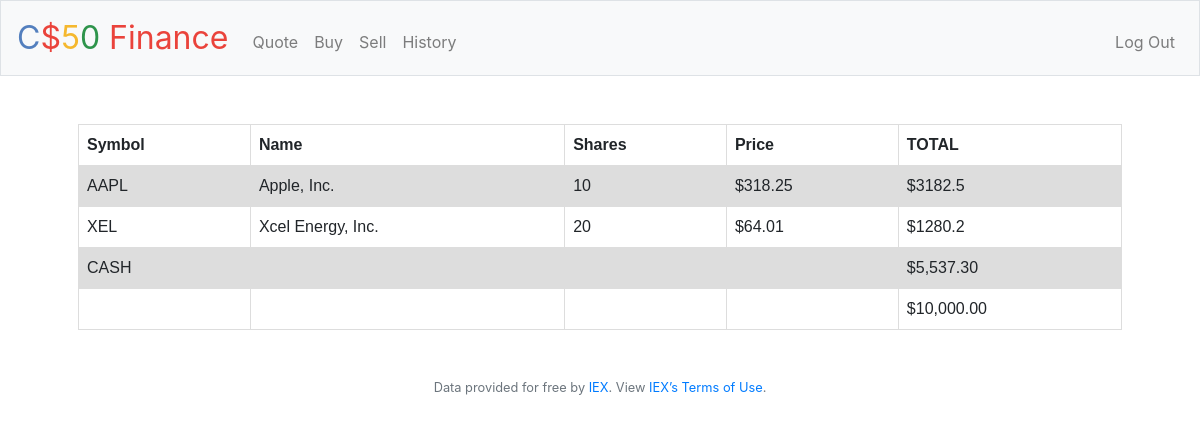
The page / (signed in) on the database its author committed.
### tables this page shows
CREATE TABLE stocks
                    (Username TEXT,
                     Symbol TEXT,
                     Name TEXT,
                     Shares NUMERIC,
                     Price DECIMAL(6,2),
                     Total DECIMAL(6,2),
                     CASH NUMERIC,
                     Transacted );

### application.py (the view)
@app.route("/")
@login_required # The user must be logged in to see the index page
def index():
    db.execute("""CREATE TABLE IF NOT EXISTS stocks
                    (Username TEXT,
                     Symbol TEXT,
                     Name TEXT,
                     Shares NUMERIC,
                     Price DECIMAL(6,2),
                     Total DECIMAL(6,2),
                     CASH NUMERIC,
                     Transacted )"""
                   )
    nameuser = session['username']
    num_rows = db.execute("""SELECT COUNT(*) as count FROM stocks""")
    for row in num_rows:
        obs = row['count']
    cash = db.execute("""SELECT cash FROM users WHERE username = (?)""", nameuser)
    amount = cash[0]['cash']
    users = []
    user_check = db.execute("""SELECT Username FROM stocks""")
    for user in user_check:
        users.append(user['Username'])
    if obs == 0 or nameuser not in users:
        return render_template('bought.html', amount=amount)
    final = db.execute("""SELECT Symbol, Name, Shares, Price, Total FROM stocks
                              WHERE Username = (?)""", nameuser)
    total_column = db.execute("""SELECT SUM(Total) as Total FROM stocks WHERE Username = (?)""", nameuser)
    amount = amount - total_column[0]['Total']
    final_sum = total_column[0]['Total'] + amount
    amount = usd(amount)
    final_sum = usd(final_sum)
    return render_template("bought.html", final=final, amount=amount, final_sum=final_sum)

### application.py (called while the page is built)
@app.after_request
def after_request(response):
    response.headers["Cache-Control"] = "no-cache, no-store, must-revalidate"
    response.headers["Expires"] = 0
    response.headers["Pragma"] = "no-cache"
    return response

### helpers.py (called while the page is built)
def login_required(f):
    @wraps(f)
    def decorated_function(*args, **kwargs):
        if session.get("user_id") is None:
            return redirect("/login")
        return f(*args, **kwargs)
    return decorated_function

def usd(value):
    return f"${value:,.2f}"

### templates/bought.html (shortened to what this page needs)
{% extends "layout.html" %}
{% block main %}
<table>
  <tr>
    <th>Symbol</th>
    <th>Name</th>
    <th>Shares</th>
    <th>Price</th>
    <th>TOTAL</th>
  </tr>
  {% for row in final %}
  <tr>
      <td>{{ row['Symbol'] }} </td>
      <td>{{ row['Name'] }} </td>
      <td>{{ row['Shares'] }} </td>
      <td>{{ row['Price'] }} </td>
      <td>${{ row['Total'] }} </td>
  </tr>
  {% endfor %}
  <tr>
    <td> CASH </td>
    <td></td>
    <td></td>
    <td></td>
    <td> {{amount}} </td>
  </tr>
  <tr>
    <td></td>
    <td></td>
    <td></td>
    <td></td>
    <td>{{ final_sum }}</td>
  </tr>
</table>
{% endblock %}

### static/styles.css (style rules this page uses)
table { font-family: arial, sans-serif; border-collapse: collapse; width: 100%; }
td, th { border: 1px solid #dddddd; text-align: left; padding: 8px; }
tr:nth-child(even) { background-color: #dddddd; }

### rows shown on the page
stocks: Symbol "AAPL", Name "Apple, Inc.", Shares "10", Price "$318.25", Total "3182.5"
stocks: Symbol "XEL", Name "Xcel Energy, Inc.", Shares "20", Price "$64.01", Total "1280.2"

### other values the page prints
{{ amount }} "$5,537.30"
{{ final_sum }} "$10,000.00"
